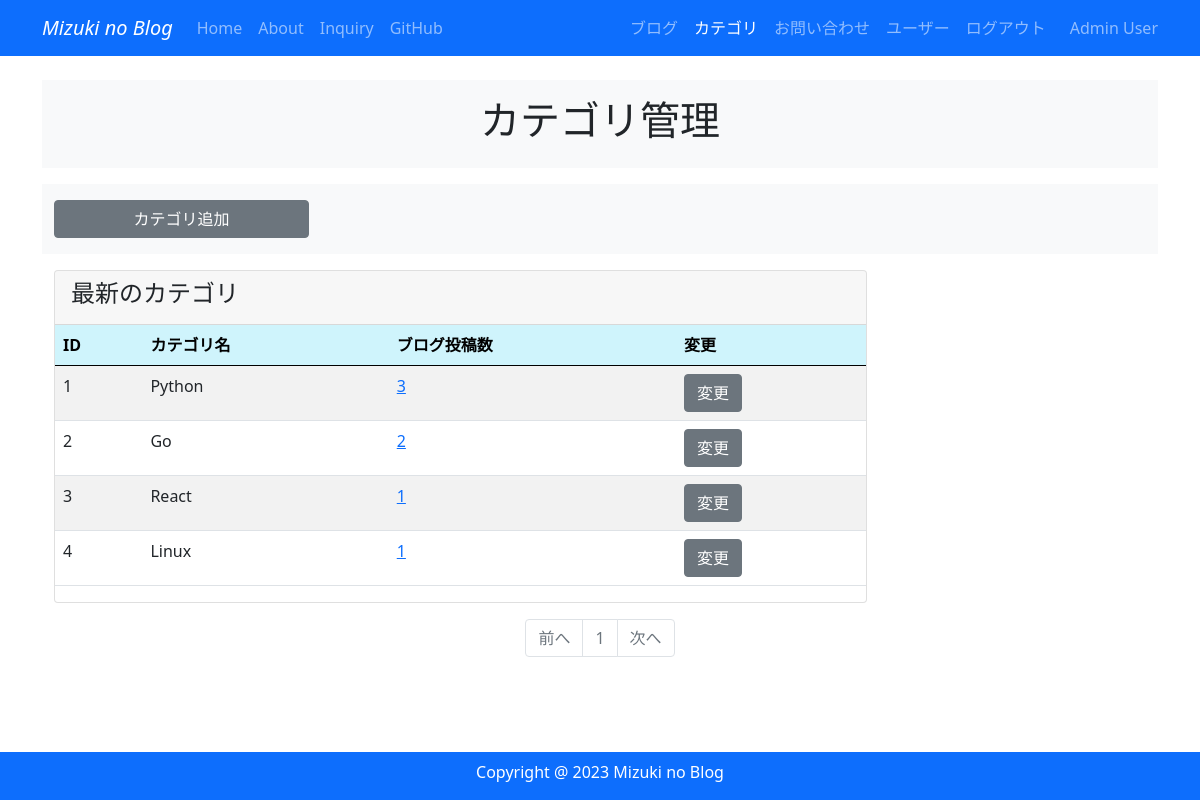
Page /category_maintenance (signed in) on the committed database.
### my_blog/models.py (models this page shows, shortened)
class User(db.Model, UserMixin):
    __tablename__ = 'users'
    id = db.Column(db.Integer, primary_key=True)
    email = db.Column(db.String(64), unique=True, index=True)
    username = db.Column(db.String(64), unique=True, index=True)
    password_hash = db.Column(db.String(128))
    administrator = db.Column(db.String(1))
    post = db.relationship('BlogPost', backref='author', lazy='dynamic')
    @property
    def password(self):
        raise AttributeError('password is not a readable attribute')
    def is_administrator(self):
        if self.administrator == "1":
            return 1
        else:
            return 0

class BlogCategory(db.Model):
    __tablename__ = 'blog_category'
    id = db.Column(db.Integer, primary_key=True)
    category = db.Column(db.String(140))
    posts = db.relationship('BlogPost', backref='blogcategory', lazy='dynamic')
    def count_posts(self, id):
        return BlogPost.query.filter_by(category_id=id).count()

### my_blog/main/views.py (the view)
@main.route('/category_maintenance', methods=['GET', 'POST'])
@login_required
def category_maintenance():
    page = request.args.get('page', 1, type=int)
    blog_categories = BlogCategory.query.order_by(
        BlogCategory.id.asc()).paginate(page=page, per_page=10)
    form = BlogCategoryForm()
    if form.validate_on_submit():
        blog_category = BlogCategory(category=form.category.data)
        db.session.add(blog_category)
        db.session.commit()
        flash('ブログカテゴリが追加されました')
        return redirect(url_for('main.category_maintenance'))
    elif form.errors:
        form.category.data = ""
        flash(form.errors['category'][0])
    return render_template('category_maintenance.html', blog_categories=blog_categories, form=form)

### my_blog/__init__.py (called while the page is built)
@event.listens_for(Engine, "connect")
def set_sqlite_pragma(dbapi_connection, connection_record):
    cursor = dbapi_connection.cursor()
    cursor.execute("PRAGMA foreign_keys=ON")
    cursor.close()

### my_blog/models.py (called while the page is built)
@login_manager.user_loader
def load_user(user_id):
    return User.query.get(user_id)

### my_blog/templates/category_maintenance.html (shortened to what this page needs)
{% extends "base.html" %} {% block content %}
<header id="page-header">
    <div class="container my-3 py-3 bg-light">
        <div class="row">
            <div class="col-md-6 m-auto text-center">
                <h1>カテゴリ管理</h1>
            </div>
        </div>
    </div>
</header>
<section id="menu">
    <div class="container my-3 py-3 bg-light">
        <div class="row">
            <div class="col-md-3">
                <button
                    type="button"
                    class="btn btn-secondary w-100"
                    data-bs-toggle="modal"
                    data-bs-target="#addCategoryModal"
                >
                    カテゴリ追加
                </button>
            </div>
        </div>
    </div>
</section>
<section id="list">
    <div class="container my-3">
        <div class="row">
            <div class="col-md-9">
                <div class="card">
                    <div class="card-header">
                        <h4>最新のカテゴリ</h4>
                    </div>
                    <div class="table-responsive">
                        <table class="table table-striped text-nowrap">
                            <thead class="table-info">
                                <tr>
                                    <th>ID</th>
                                    <th>カテゴリ名</th>
                                    <th>ブログ投稿数</th>
                                    <th>変更</th>
                                </tr>
                            </thead>
                            <tbody>
                                {% for blog_category in blog_categories.items %}
                                <tr>
                                    <td>{{ blog_category.id }}</td>
                                    <td>
                                        {{ blog_category.category | truncate(20)
                                        }}
                                    </td>
                                    <td>
                                        <a
                                            href="{{ url_for('main.category_posts', blog_category_id=blog_category.id) }}"
                                            >{{
                                            blog_category.count_posts(blog_category.id)
                                            }}</a
                                        >
                                    </td>
                                    <td>
                                        {% if current_user.is_administrator() %}
                                        <a
                                            href="{{ url_for('main.blog_category', blog_category_id=blog_category.id) }}"
                                            class="btn btn-secondary"
                                        >
                                            変更
                                        </a>
                                        {% endif %}
                                    </td>
                                </tr>
                                {% endfor %}
                            </tbody>
                        </table>
                    </div>
                </div>
            </div>
        </div>
    </div>
</section>
<nav class="my-2" aria-label="Page navigation">
    <ul class="pagination justify-content-center">
        <li
            {%
            if
            blog_categories.has_prev
            %}class="page-item"
            {%
            else
            %}
            class="page-item disabled"
            {%
            endif
            %}
        >
            <a
                class="page-link"
                href="{% if blog_categories.has_prev %}{{ url_for('main.category_maintenance', page=blog_categories.prev_num) }}{% else %}#{% endif %}"
                >前へ</a
            >
        </li>
        {% for page_num in blog_categories.iter_pages(left_edge=1, right_edge=1,
        left_current=1, right_current=2) %} {% if page_num %} {% if
        blog_categories.page == page_num %}
        <li class="page-item disabled">
            <a class="page-link" href="#">{{ page_num }}</a>
        </li>
        {% endif %} {% else %}
        <li class="page-item disabled">
            <a class="page-link" href="#">&hellip;</a>
        </li>
        {% endif %} {% endfor %}
        <li
            {%
            if
            blog_categories.has_next
            %}class="page-item"
            {%
            else
            %}
            class="page-item disabled"
            {%
            endif
            %}
        >
            <a
                class="page-link"
                href="{% if blog_categories.has_next %}{{ url_for('main.category_maintenance', page=blog_categories.next_num) }}{% else %}#{% endif %}"
                >次へ</a
            >
        </li>
    </ul>
</nav>
{% endblock %}

### my_blog/templates/base.html (shortened to what this page needs)
<!DOCTYPE html>
<html lang="ja">
    <head>
        <link
            rel="stylesheet"
            href="https://cdn.jsdelivr.net/gh/devicons/devicon@v2.15.1/devicon.min.css"
        />
        <link
            href="https://cdn.jsdelivr.net/npm/bootstrap@5.0.2/dist/css/bootstrap.min.css"
            rel="stylesheet"
        />
    </head>
    <body>
        <nav class="navbar navbar-expand-lg navbar-dark bg-primary fixed-top">
            <div class="container">
                <a
                    class="navbar-brand fst-italic"
                    href="{{ url_for('main.index') }}"
                    >Mizuki no Blog</a
                >
                <div class="collapse navbar-collapse" id="navbarNav">
                    <ul class="navbar-nav">
                        <li class="nav-item">
                            <a
                                class="nav-link {% if request.endpoint == 'main.index' %}active{% endif %}"
                                href="{{ url_for('main.index') }}"
                                >Home</a
                            >
                        </li>
                        <li class="nav-item">
                            <a
                                class="nav-link {% if request.endpoint == 'main.info' %}active{% endif %}"
                                href="{{ url_for('main.info') }}"
                                >About</a
                            >
                        </li>
                        <li class="nav-item">
                            <a
                                class="nav-link {% if request.endpoint == 'main.inquiry' %}active{% endif %}"
                                href="{{ url_for('main.inquiry') }}"
                                >Inquiry</a
                            >
                        </li>
                        <li class="nav-item">
                            <a
                                class="nav-link"
                                href="https://github.com/mizuki-sleeper"
                                target="blank"
                                >GitHub</a
                            >
                        </li>
                    </ul>
                    <br />
                    <ul class="navbar-nav ms-auto">
                        {% if current_user.is_authenticated %}
                        <li class="nav-item">
                            <a
                                class="nav-link {% if request.endpoint == 'main.blog_maintenance' %}active{% endif %}"
                                href="{{ url_for('main.blog_maintenance') }}"
                                >ブログ</a
                            >
                        </li>
                        <li class="nav-item">
                            <a
                                class="nav-link {% if request.endpoint == 'main.category_maintenance' %}active{% endif %}"
                                href="{{ url_for('main.category_maintenance') }}"
                                >カテゴリ</a
                            >
                        </li>
                        <li class="nav-item">
                            <a
                                class="nav-link {% if request.endpoint == 'main.inquiry_maintenance' %}active{% endif %}"
                                href="{{ url_for('main.inquiry_maintenance') }}"
                                >お問い合わせ</a
                            >
                        </li>
                        <li class="nav-item">
                            <a
                                class="nav-link {% if request.endpoint == 'users.user_maintenance' %}active{% endif %}"
                                href="{{url_for('users.user_maintenance')}}"
                                >ユーザー</a
                            >
                        </li>
                        <li class="nav-item">
                            <a
                                class="nav-link"
                                href="{{ url_for('users.logout') }}"
                                >ログアウト</a
                            >
                        </li>
                        <span class="navbar-text ms-3">
                            {{ current_user.username | truncate(10) }}
                        </span>
                        {% endif %}
                    </ul>
                </div>
            </div>
        </nav>
        {% from "_formhelpers.html" import render_field %}
        <div class="container" style="padding-top: 4rem; padding-bottom: 4rem">
             {% block content %} {% endblock %}
        </div>
        <footer
            id="footer"
            class="footer text-center pt-2 bg-primary fixed-bottom"
        >
            <div class="container">
                <div class="row">
                    <div class="col text-white">
                        <p>Copyright @ 2023 Mizuki no Blog</p>
                    </div>
                </div>
            </div>
        </footer>
    </body>
</html>

### rows in the picture
User: username "Admin User"
BlogCategory: id "1", category "Python", count_posts "3"
BlogCategory: id "2", category "Go", count_posts "2"
BlogCategory: id "3", category "React", count_posts "1"
BlogCategory: id "4", category "Linux", count_posts "1"

### other values in the picture
{{ page_num }} "1"
